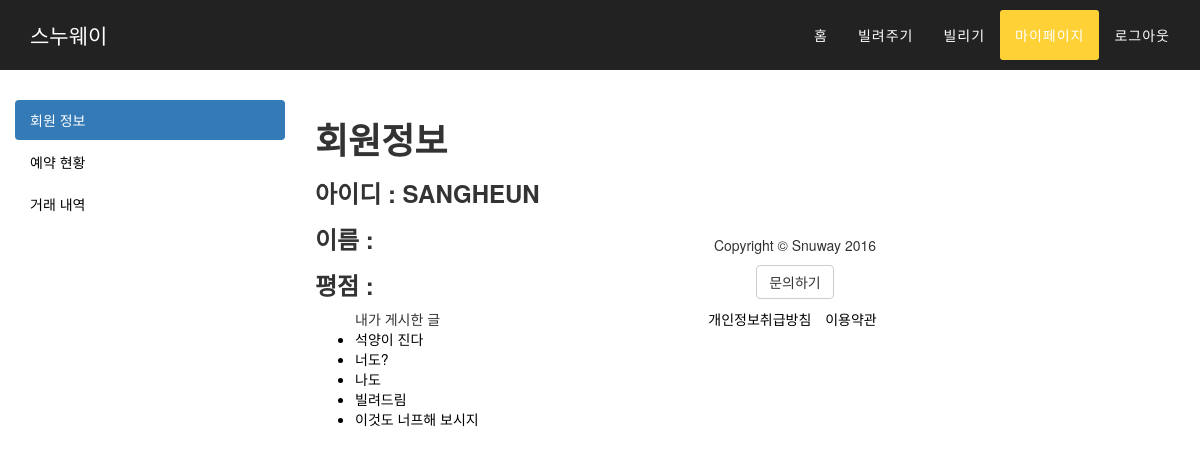
/blog/my/1/, run on an earlier commit of the app's database.
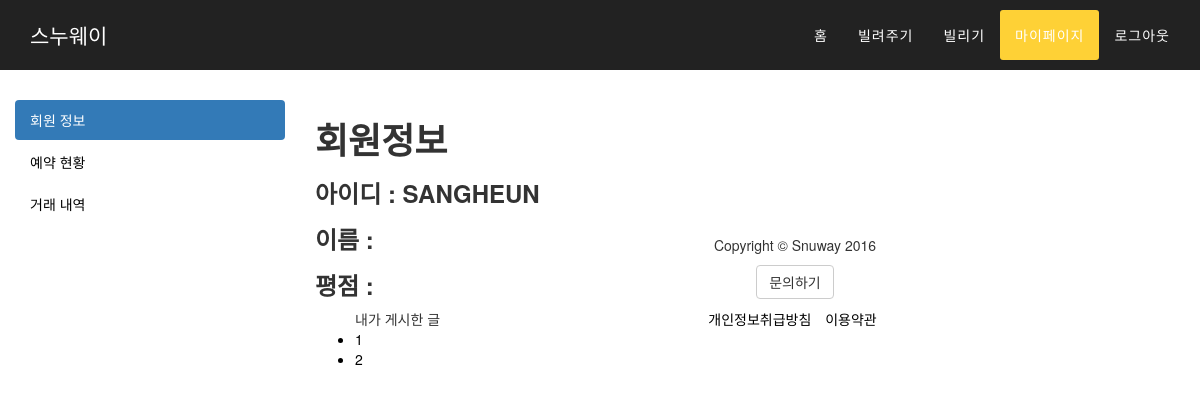
And on a later commit of the database.
### blog/models.py (models this page shows, shortened)
class Post(models.Model):
    title = models.CharField(max_length=100)
    author = models.ForeignKey(settings.AUTH_USER_MODEL, default=1)
    vehicle = models.ForeignKey(Vehicle)
    price = models.IntegerField(help_text='30분 이용 가격')
    latlng = models.CharField(max_length=50, validators=[lnglat_validator], help_text='위도, 경도 포맷으로 입력', default='37.4624015, 126.9520365')
    location=models.ForeignKey(Location, default=1)
    content = models.TextField()
    publish = models.DateField(auto_now=False, auto_now_add=True)
    updated = models.DateTimeField(auto_now=True, auto_now_add=False)
    timestamp = models.DateTimeField(auto_now=False, auto_now_add=True)

### blog/views.py (the view)
# urls.py: url(r'^my/(?P<pk>\d+)/$', my_page, name="my_page"),
def my_page(request, pk):
    user = User.objects.get(pk=pk)
    ratings = Rating.objects.filter(user=pk)
    user_posts = Post.objects.filter(author=pk)
    context = {
    "user":user,
    "user_posts":user_posts,
    'ratings':ratings
    }
    return render(request, "blog/my.html", context)

### blog/templates/blog/my.html (shortened to what this page needs)
{% extends 'blog/base.html' %}
{% load staticfiles %}
{% block content %}
<!DOCTYPE html>
<html lang="ko">
<body id="page-top" class="index">
    <nav id="mainNav" class="navbar navbar-default navbar-custom1 navbar-fixed-top">
        <div class="container">
            <div class="navbar-header page-scroll">
                <a class="navbar-brand page-scroll" href="index">스누웨이</a>
            </div>
            <div class="collapse navbar-collapse" id="bs-example-navbar-collapse-1">
                <ul class="nav navbar-nav navbar-right">
                    <li>
                        <a class="page-scroll" href="{% url "blog:index" %}">홈</a>
                    </li>
                    <li>
                        <a class="page-scroll" href="{% url "blog:lend" %}">빌려주기</a>
                    </li>
                    <li>
                        <a class="page-scroll" href="{% url "blog:lend_list" %}">빌리기</a>
                    </li>
                    {% if user.is_authenticated %}
                    <li>
                        <a class="page-scroll" href="#my">마이페이지</a>
                    </li>
                    <li>
                        <a class="page-scroll" href="{% url "logout" %}?next={{ request.path }}">로그아웃</a>
                    </li>
                    {% endif %}
                </ul>
            </div>
        </div>
    </nav>
</body>
<section id="my">
    <div role="tabpanel">
        <div class="col-sm-3">
            <ul class="nav nav-pills nav-stacked" role="tablist" id="myTab">
                <li role="presentation" class="active"><a href="#account" aria-controls="account" role="tab" data-toggle="tab">회원 정보</a></li>
                <li role="presentation"><a href="#booking" aria-controls="booking" role="tab" data-toggle="tab">예약 현황</a></li>
                <li role="presentation"><a href="#profit" aria-controls="profit" role="tab" data-toggle="tab">거래 내역</a></li>
            </ul>
        </div>
        <div class="tab-content col-sm-3">
            <div role="tabpanel" class="tab-pane active" id="account">
                <h1>회원정보</h1>
                <h3>아이디 : {{user.username}}</h3>
                <h3>이름 : {{user.last_name}}{{user.first_name}}</h3>
                <h3>평점 : {{ratings.ratings}}</h3>
                <ul>내가 게시한 글 <br />
                {% for post in user_posts %}
                    <a href="{% url "blog:lend_detail" post.id %}"><li>{{post.title}}</li></a>
                {% endfor %}
                </ul>
            </div>
        </div>
    </div>
</section>
</html>
{% endblock %}

### blog/templates/blog/base.html (shortened to what this page needs)
{% load staticfiles %}
<!DOCTYPE html>
<html lang="ko">
<head>
    <link href="{% static 'vendor/bootstrap/css/bootstrap.min.css' %}" rel="stylesheet">
    <link href="{% static 'vendor/font-awesome/css/font-awesome.min.css' %}" rel="stylesheet" type="text/css">
    <link href="{% static 'css/agency.min.css' %}" rel="stylesheet">
    <link href="{% static 'css/custom.css' %}" rel="stylesheet">
</head>
<body>
    {% block content %}
    {% endblock %}
    <footer>
        <div class="container">
            <div class="row">
                <div class="col-md-4">
                    <span class="copyright">Copyright &copy; Snuway 2016</span>
                </div>
                <div class="col-md-4">
                    <button class="page-scroll btn btn-default" data-target="#contact" data-toggle="modal">문의하기</button>
                </div>
                <div class="col-md-4">
                    <ul class="list-inline quicklinks">
                        <li><a href="#">개인정보취급방침</a>
                        </li>
                        <li><a href="#">이용약관</a>
                        </li>
                    </ul>
                </div>
            </div>
        </div>
    </footer>
</body>
</html>

### blog/static/css/custom.css (style rules this page uses)
.navbar .page-scroll { color:#fff !important; }

What changed in the data, as far as the page shows it:
removed Post: title "석양이 진다"
removed Post: title "너도?"
removed Post: title "나도"
removed Post: title "빌려드림"
removed Post: title "이것도 너프해 보시지"
added Post: title "1"
added Post: title "2"
